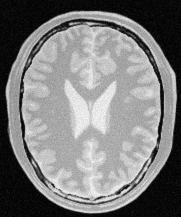
#> input picture a1images/brain_proton_density_slice.png, 181 x 217 px, found by its file name
$ python brain_proton_density_img_trans.py
#> lines starting #> are read from the running program, lines starting #| are printed output that depends on the picture; after the words box and inside, x2 and y2 are one past the last pixel; in counts of white or black regions, pixels touching at a corner belong together
import cv2
import matplotlib.pyplot as plt
import numpy as np

# Load the brain proton density image in grayscale
brain_image = cv2.imread('1/Intensity-Transformations-and-Neighborhood-Filtering/a1images/brain_proton_density_slice.png', cv2.IMREAD_GRAYSCALE)
#> brain_image is the input picture: shape (217, 181); min 0, max 251, mean 123.7

# Display the original brain image
plt.imshow(brain_image, cmap='gray')
plt.title("Original Brain Proton Density Image")
plt.show()

# Output the shape of the image
print(brain_image.shape)
#| (217, 181)

# Coordinates for sampling intensities
white_matter_coords = (130, 110)
gray_matter_coords = (140, 90)

# Show locations of white and gray matter in the image
plt.imshow(brain_image, cmap="gray")
plt.scatter(white_matter_coords[0], white_matter_coords[1], color='red', label='White Matter')
plt.scatter(gray_matter_coords[0], gray_matter_coords[1], color='blue', label='Gray Matter')
plt.legend()
plt.show()
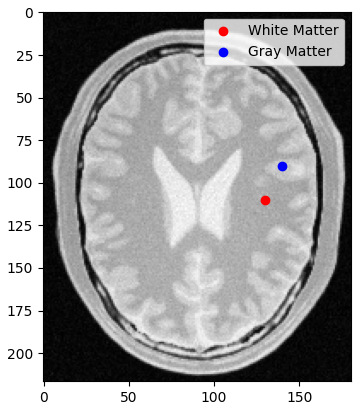
#> figure drawn by matplotlib, 1 panel

# Retrieve pixel intensities at specified points
white_matter_intensity = brain_image[white_matter_coords]
#> white_matter_intensity = 179
gray_matter_intensity = brain_image[gray_matter_coords]
#> gray_matter_intensity = 197

# Output pixel intensities for white and gray matter
print(f"White Matter Intensity: {white_matter_intensity}")
#| White Matter Intensity: 179
print(f"Gray Matter Intensity: {gray_matter_intensity}")
#| Gray Matter Intensity: 197

# Function to apply intensity transformations for highlighting white and gray matter
def transform_intensities(image):
    # Copy the input image for transformation
    transformed_img = np.copy(image)

    # Apply transformation for gray matter intensities (186 to 250)
    gray_matter_mask = (image >= 186) & (image <= 250)
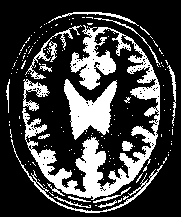
#> gray_matter_mask: shape (217, 181) bool; 25.7% white; 157 white regions (140 under 20 px), largest, box (x1, y1, x2, y2) and area: (22, 25, 160, 200) 5861, (64, 79, 117, 140) 1674, (11, 139, 163, 213) 526
    transformed_img[gray_matter_mask] = 1.75 * image[gray_matter_mask] + 30
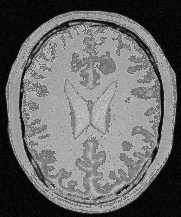
#> transformed_img: shape (217, 181); min 0, max 251, mean 104.9

    # Apply transformation for white matter intensities (150 to 185)
    white_matter_mask = (image >= 150) & (image <= 185)
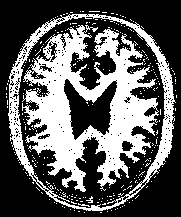
#> white_matter_mask: shape (217, 181) bool; 36.9% white; 288 white regions (285 under 20 px), largest, box (x1, y1, x2, y2) and area: (22, 25, 159, 192) 10357, (8, 14, 176, 211) 3577, (86, 196, 93, 203) 22
    transformed_img[white_matter_mask] = 1.55 * image[white_matter_mask] + 22.5
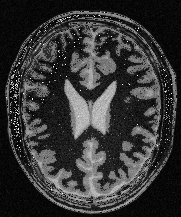
#> transformed_img: shape (217, 181); min 0, max 255, mean 53.5

    return transformed_img, white_matter_mask, gray_matter_mask

# Apply the transformation to the brain image
transformed_img, white_matter_mask, gray_matter_mask = transform_intensities(brain_image)

# Display the transformed image with enhanced white and gray matter
plt.imshow(transformed_img, cmap='gray')
plt.title("Transformed Brain Image: White and Gray Matter Enhanced")
plt.show()

# Display the white matter mask
plt.imshow(white_matter_mask, cmap='gray')
plt.title("White Matter")
plt.show()

# Display the gray matter mask
plt.imshow(gray_matter_mask, cmap='gray')
plt.title("Gray Matter")
plt.show()

# Create intensity transformation curves for both white and gray matter
x_vals = np.arange(0, 256)  # Intensity range (0-255)
gray_transformed = np.array([1.75 * x + 30 if 186 <= x <= 250 else x for x in x_vals])
white_transformed = np.array([1.55 * x + 22.5 if 150 <= x <= 185 else x for x in x_vals])

# Plot the transformation curves for both white and gray matter
plt.figure(figsize=(10, 6))
plt.plot(x_vals, white_transformed, label='White Matter Transformation', color='blue')
plt.plot(x_vals, gray_transformed, label='Gray Matter Transformation', color='green')
plt.plot(x_vals, x_vals, label='Original Intensity', linestyle='--', color='red')  # Identity line for reference
plt.title('Intensity Transformation Curves for White and Gray Matter')
plt.xlabel('Original Intensity')
plt.ylabel('Transformed Intensity')
plt.legend()
plt.grid(True)
plt.show()
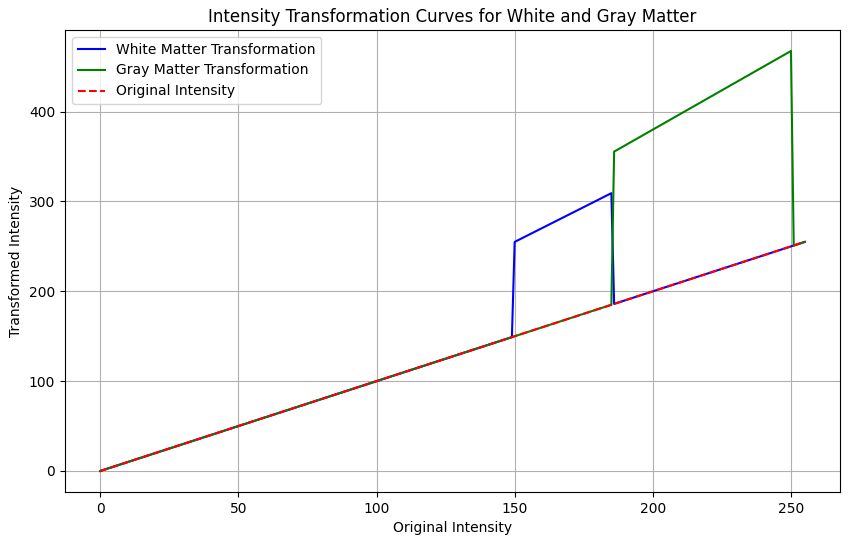
#> figure drawn by matplotlib, 1 panel; curve peaks at x = 185, y = 309.2; curve peaks at x = 250, y = 467.5; curve peaks at x = 255, y = 255
